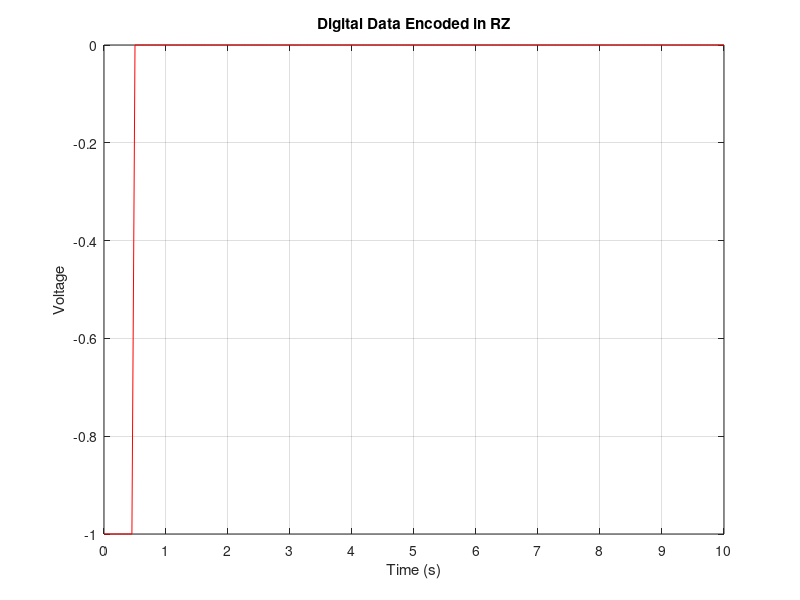

This chart was generated by the following MATLAB code:
time = 0:0.05:10; 

bit_time = 1; 
no_of_points = bit_time / 0.05; 

points_ones = [ones(1, no_of_points/2) zeros(1, no_of_points/2)];
points_zeros = [ones(1, no_of_points/2).*-1 zeros(1, no_of_points/2)]

output = [];

bit_stream = input("Enter digital bits (e.g., [1 0 1 1]): ");

for i = 1:length(bit_stream)
    if bit_stream(i) == 1
        output = [output points_ones];
    else
        output = [output points_zeros];
    end
end

output = [output zeros(1, length(time) - length(output))];

figure;
plot(time, output, 'r');
title('Digital Data Encoded in RZ');
xlabel('Time (s)');
ylabel('Voltage');
grid on;
set(gca, 'XTick', 0:1:max(time));
